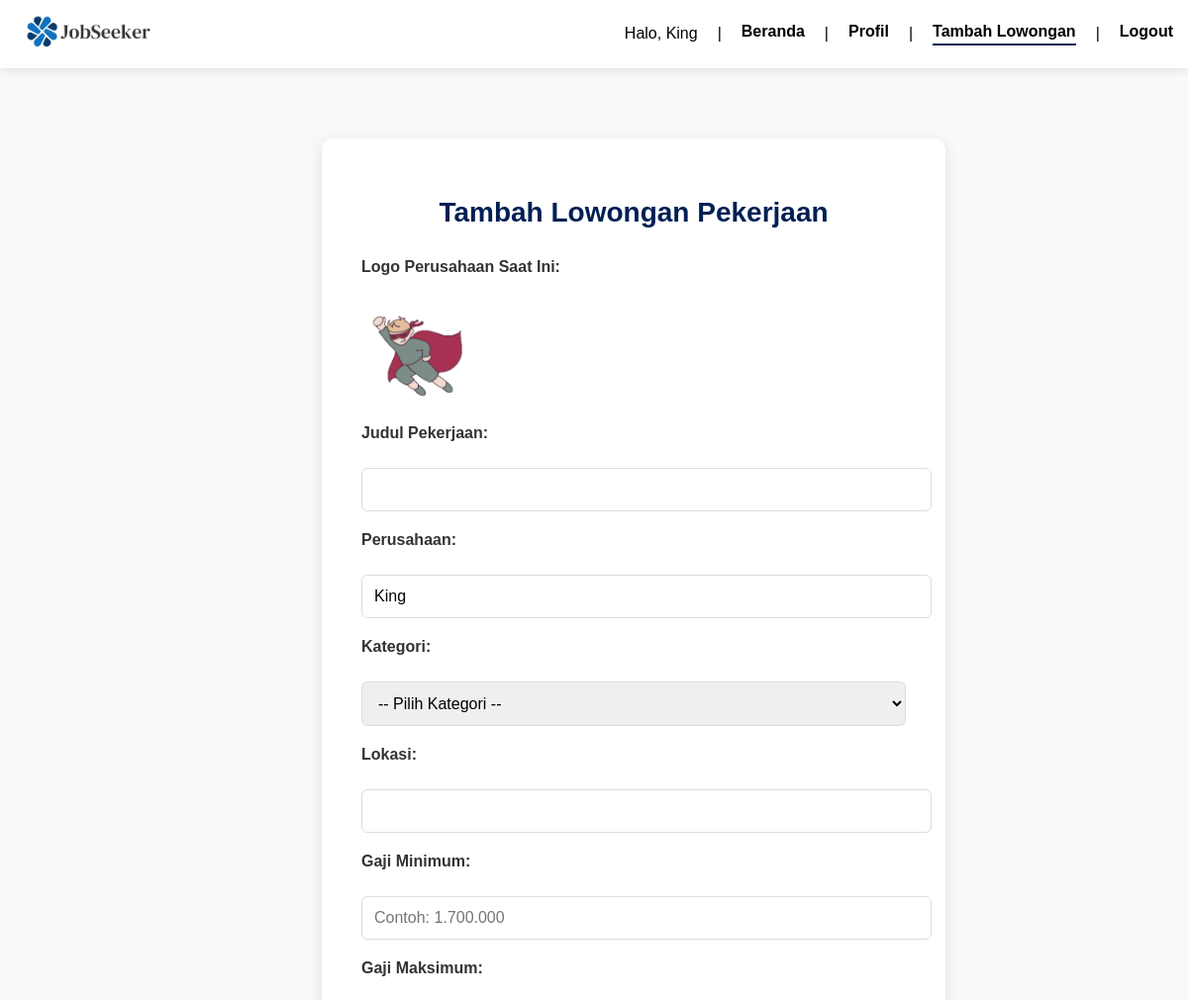
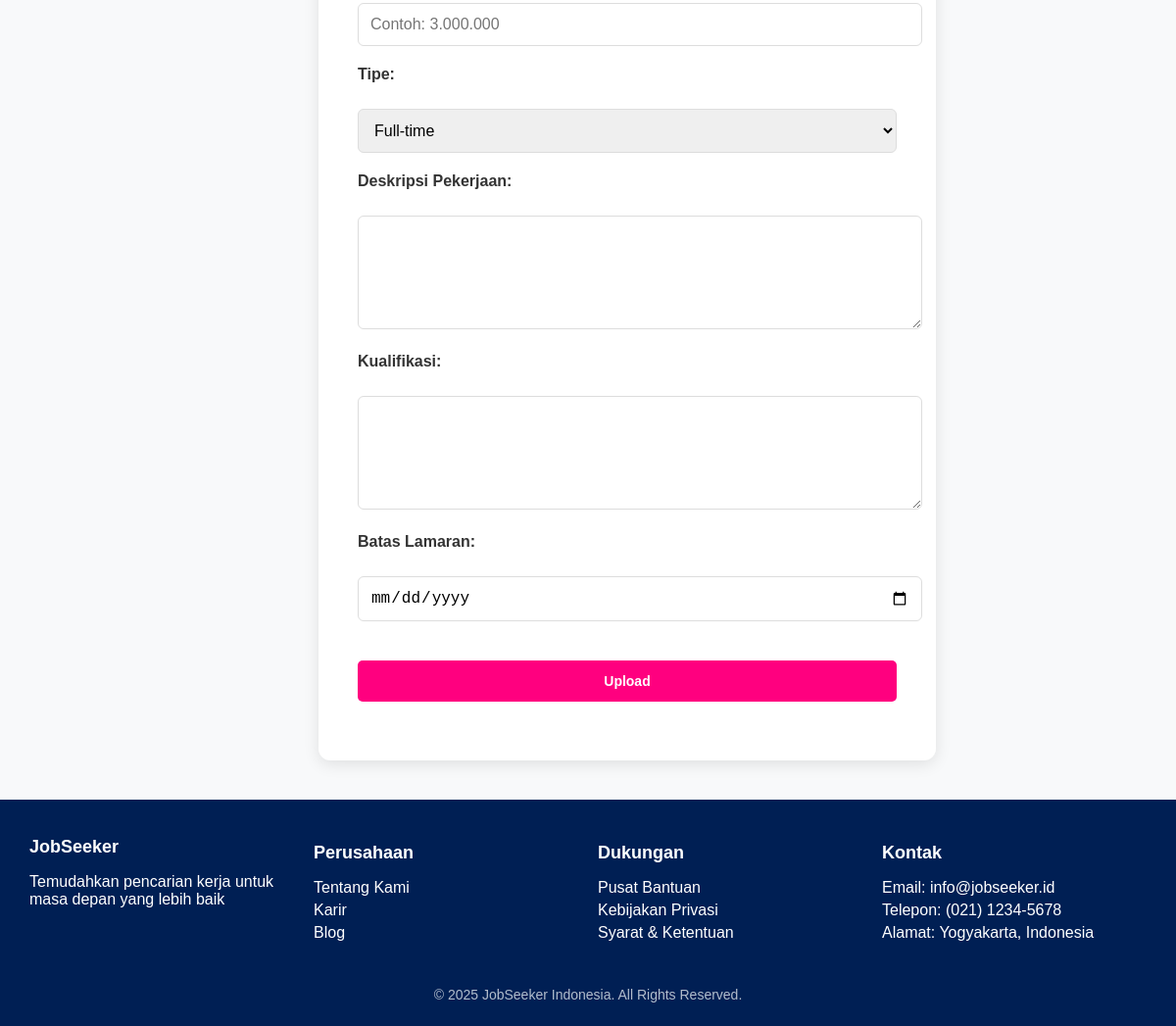
The page /tambah_lowongan.php (signed in) on the database its author committed (2 pictures, top to bottom).
### tables this page shows
CREATE TABLE `employers` (
  `id` int(11) NOT NULL,
  `nama_perusahaan` varchar(100) NOT NULL,
  `email` varchar(100) NOT NULL,
  `password` varchar(255) NOT NULL,
  `no_telepon` varchar(20) NOT NULL,
  `alamat` text DEFAULT NULL,
  `logo` varchar(255) DEFAULT NULL,
  `created_at` timestamp NOT NULL DEFAULT current_timestamp()
);

### tambah_lowongan.php (the view, shortened to what this page needs)
<?php
include 'koneksi.php';
$employer_id = $_SESSION['employer_id'];
$employer_id_safe = intval($employer_id);
$sql = "SELECT nama_perusahaan, logo FROM employers WHERE id = $employer_id_safe";
$resultEmployer = mysqli_query($conn, $sql);
$employer = mysqli_fetch_assoc($resultEmployer);
$nama_perusahaan = htmlspecialchars($employer['nama_perusahaan']);
$company_logo = $employer['logo'];
?>
<!DOCTYPE html>
<html lang="id">
<head>
    <link rel="stylesheet" href="styles/logreg_employer.css?v=<?= time(); ?>">
    <link rel="stylesheet" href="styles/index.css?v=<?= time(); ?>">
</head>
<body>
<div class="navbar-container">
    <nav class="navbar">
        <a href="dashboard_employer.php" class="logo">
            <img src="assets/logo website/jobseeker.png" alt="Logo Web" />
        </a>
        <div class="nav-right">
            <span>Halo, <?= htmlspecialchars($employer['nama_perusahaan']) ?></span> |
            <a href="dashboard_employer.php" class="nav-item">Beranda</a> |
            <a href="profile_employer.php" class="nav-item">Profil</a> |
            <a href="tambah_lowongan.php" class="nav-item active">Tambah Lowongan</a> |
            <a href="logout.php" class="nav-item">Logout</a>
        </div>
    </nav>
</div>
<div class="register-wrapper">
    <div class="register-container">
        <h1 class="register-title">Tambah Lowongan Pekerjaan</h1>
        <?php if (!empty($company_logo)): ?>
            <div class="form-group">
                <label>Logo Perusahaan Saat Ini:</label><br>
                <img src="<?= htmlspecialchars($company_logo) ?>" alt="Logo Perusahaan" style="max-height: 100px;">
            </div>
            <?php endif; ?>
        <form method="POST" enctype="multipart/form-data" onsubmit="prepareGaji()">
            <div class="form-group">
                <label>Judul Pekerjaan:</label><br>
                <input type="text" name="judul" required>
            </div>
            <div class="form-group">
                <label>Perusahaan:</label><br>
                <input type="text" name="perusahaan" value="<?= $nama_perusahaan ?>" readonly required>
            </div>
            <div class="form-group">
                <label>Kategori:</label><br>
                <select name="kategori" required>
                    <option value="">-- Pilih Kategori --</option>
                </select>
            </div>
            <div class="form-group">
                <label>Lokasi:</label><br>
                <input type="text" name="lokasi" required>
            </div>
            <div class="form-group">
                <label>Gaji Minimum:</label><br>
                <input type="text" id="gaji_min" name="gaji_min" placeholder="Contoh: 1.700.000" required>
            </div>
            <div class="form-group">
                <label>Gaji Maksimum:</label><br>
                <input type="text" id="gaji_max" name="gaji_max" placeholder="Contoh: 3.000.000" required>
            </div>
            <div class="form-group">
                <label>Tipe:</label><br>
                <select name="tipe" required>
                    <option value="Full-time">Full-time</option>
                </select>
            </div>
            <div class="form-group">
                <label>Deskripsi Pekerjaan:</label><br>
                <textarea name="deskripsi" rows="5" cols="50" required></textarea>
            </div>
            <div class="form-group">
                <label>Kualifikasi:</label><br>
                <textarea name="kualifikasi" rows="5" cols="50" required></textarea>
            </div>
            <div class="form-group">
                <label>Batas Lamaran:</label><br>
                <input type="date" name="batas_lamaran" required>
            </div>
            <button type="submit" class="register-button">Upload</button>
        </form>
    </div>
</div>
<footer class="footer">
    <div class="footer-container">
        <div class="footer-section">
            <h3>JobSeeker</h3>
            <p>Temudahkan pencarian kerja untuk masa depan yang lebih baik</p>
        </div>
        <div class="footer-section">
            <h4>Perusahaan</h4>
            <ul>
                <li><a href="#">Tentang Kami</a></li>
                <li><a href="#">Karir</a></li>
                <li><a href="#">Blog</a></li>
            </ul>
        </div>
        <div class="footer-section">
            <h4>Dukungan</h4>
            <ul>
                <li><a href="#">Pusat Bantuan</a></li>
                <li><a href="#">Kebijakan Privasi</a></li>
                <li><a href="#">Syarat & Ketentuan</a></li>
            </ul>
        </div>
        <div class="footer-section">
            <h4>Kontak</h4>
            <ul>
                <li>Email: info@jobseeker.id</li>
                <li>Telepon: (021) 1234-5678</li>
                <li>Alamat: Yogyakarta, Indonesia</li>
            </ul>
        </div>
    </div>
    <div class="footer-copy">
        <p>&copy; 2025 JobSeeker Indonesia. All Rights Reserved.</p>
    </div>
</footer>
</body>
</html>

### styles/logreg_employer.css (style rules this page uses)
.register-wrapper { max-width: 550px; margin: 80px auto 0; }
.register-container { padding: 40px; background: white; border-radius: 12px; box-shadow: 0 4px 16px rgba(0, 0, 0, 0.1); width: 100%; }
.register-title { color: #001f54; text-align: center; margin-bottom: 30px; font-size: 28px; }
.form-group { margin-bottom: 20px; }
.form-group label { display: block; margin-bottom: 8px; font-weight: bold; color: #333; }
.form-group input, .form-group select, .form-group textarea { width: 100%; padding: 12px; border: 1px solid #ddd; border-radius: 6px; font-size: 16px; transition: border 0.3s; }
.register-button { width: 100%; padding: 14px; background-color: #001f54; color: white; border: none; border-radius: 6px; font-size: 16px; font-weight: bold; cursor: pointer; transition: background 0.3s; }
.navbar-container { width: 100%; position: fixed; top: 0; left: 0; z-index: 1000; background-color: #fff; box-shadow: 0 2px 10px rgba(0,0,0,0.1); }
.navbar { display: flex; align-items: center; justify-content: space-between; padding: 5px 15px; max-width: 1200px; margin: 0 auto; }
.nav-right { display: flex; align-items: center; gap: 20px; }
.nav-item { position: relative; font-size: 16px; font-weight: bold; text-decoration: none; color: black; padding-bottom: 5px; }
.nav-item::after { content: ""; display: block; width: 100%; height: 2px; background-color: #001f54; position: absolute; left: 0; bottom: 0; transform: scaleX(0); transition: transform 0.3s ease-in-out; }
.nav-item.active::after, .nav-item:hover::after { transform: scaleX(1); }
.logo img { width: 150px !important; height: auto; }
.footer { background-color: #001f54; color: white; padding: 10px 20px; text-align: center; margin-top: 40px; }
.footer-container { display: flex; justify-content: space-between; flex-wrap: wrap; max-width: 1200px; margin: auto; text-align: left; }
.footer-section { flex: 1; min-width: 250px; margin: 10px; }
.footer-section h3, .footer-section h4 { margin-bottom: 10px; font-size: 18px; }
.footer-section ul { list-style: none; padding: 0; }
.footer-section ul li { margin: 5px 0; }
.footer-section ul li a { color: white; text-decoration: none; transition: color 0.3s; }
.footer-copy { margin-top: 20px; font-size: 14px; opacity: 0.7; }

### styles/index.css (style rules this page uses)
body { font-family: Arial, Helvetica, sans-serif; margin: 0; padding: 0; background-color: #f8f9fa; overflow-x: hidden; padding-top: 60px; }
.navbar-container { width: 100%; position: fixed; top: 0; left: 0; z-index: 1000; background-color: #fff; box-shadow: 0 2px 10px rgba(0,0,0,0.1); }
.navbar { display: flex; align-items: center; justify-content: space-between; padding: 5px 15px; max-width: 1200px; margin: 0 auto; }
.nav-right { display: flex; align-items: center; gap: 20px; }
.nav-item { position: relative; font-size: 16px; font-weight: bold; text-decoration: none; color: black; padding-bottom: 5px; }
.nav-item::after { content: ""; display: block; width: 100%; height: 2px; background-color: #001f54; position: absolute; left: 0; bottom: 0; transform: scaleX(0); transition: transform 0.3s ease-in-out; }
.nav-item.active::after, .nav-item:hover::after { transform: scaleX(1); }
.logo img { width: 150px !important; height: auto; }
button[type="submit"] { background-color: #ff007f; color: white; border: none; padding: 10px 20px; border-radius: 5px; cursor: pointer; font-size: 14px; height: 42px; box-sizing: border-box; margin-top: 20px; }
.footer { background-color: #001f54; color: white; padding: 10px 20px; text-align: center; margin-top: 40px; }
.footer-container { display: flex; justify-content: space-between; flex-wrap: wrap; max-width: 1200px; margin: auto; text-align: left; }
.footer-section { flex: 1; min-width: 250px; margin: 10px; }
.footer-section h3, .footer-section h4 { margin-bottom: 10px; font-size: 18px; }
.footer-section ul { list-style: none; padding: 0; }
.footer-section ul li { margin: 5px 0; }
.footer-section ul li a { color: white; text-decoration: none; transition: color 0.3s; }
.footer-copy { margin-top: 20px; font-size: 14px; opacity: 0.7; }

### rows shown on the page
employers: nama_perusahaan "King", logo (picture), perusahaan "King"
